Frame 1 (no input): blank canvas, image omitted
Frame 60 (the mouse pressed at the canvas centre just before this capture): blank canvas, image omitted
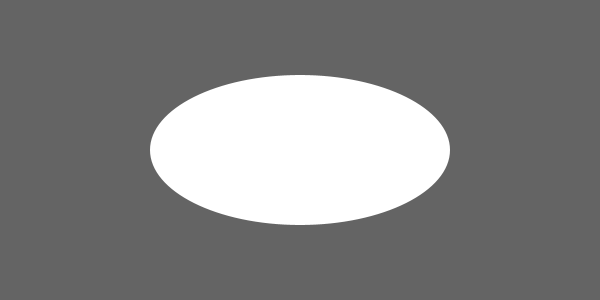
Frame 120 (the mouse held since frame 60 and released just before this capture)

The Processing sketch whose frames 1 and 60 were blank and that drew this single picture after the mouse press (run headless with seeded random() and noise(); from frame 60 on, the mouse is pressed at the canvas centre):

// Processing sketch: ellipseTamConMouse
// ── ellipseTamConMouse.pde
void setup() {
  size(600, 300);
}

void draw() {
  background(100);
  noStroke();

  // width obtiene el ancho de la ventana
  // height obtiene la altura de la ventana
  ellipse(width/2, height/2, mouseX, mouseY );

  println(mouseX);
}
